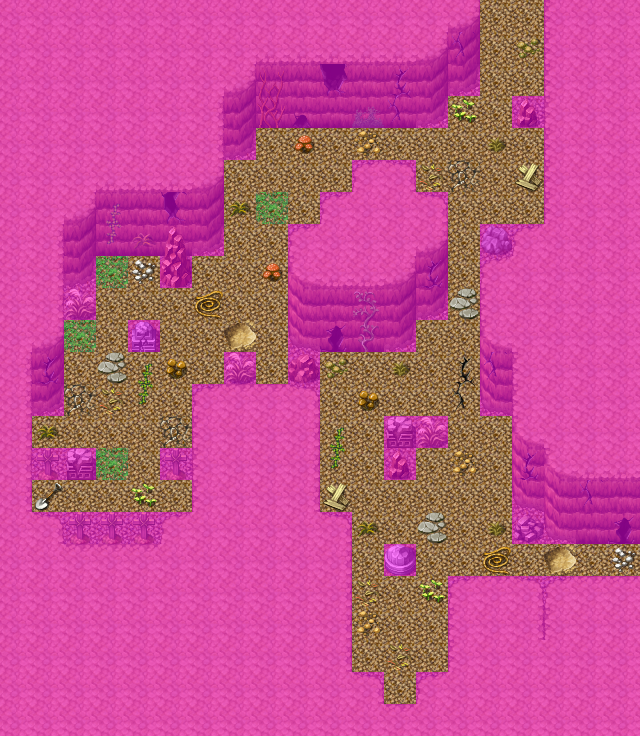

Below is a game level as drawn by its tile map, then a one-line description and the .tmx that defines it (tile-layer data replaced by summaries):
An orthogonal 20x23 tile map with 32x32 px tiles, 3 tile layers (Ground, Objects, Walkable), 1 hidden layer not drawn, 40 tilesets and 11 objects (9x spawn, 2x mapchange).

<map version="1.0" orientation="orthogonal" width="20" height="23" tilewidth="32" tileheight="32">
 <tileset firstgid="1" name="map_bed_1" tilewidth="32" tileheight="32">
  <image source="../drawable/map_bed_1.png" width="512" height="256" />
 </tileset>
 <tileset firstgid="129" name="map_border_1" tilewidth="32" tileheight="32">
  <image source="../drawable/map_border_1.png" width="512" height="256" />
 </tileset>
 <tileset firstgid="257" name="map_bridge_1" tilewidth="32" tileheight="32">
  <image source="../drawable/map_bridge_1.png" width="512" height="256" />
 </tileset>
 <tileset firstgid="385" name="map_broken_1" tilewidth="32" tileheight="32">
  <image source="../drawable/map_broken_1.png" width="512" height="256" />
 </tileset>
 <tileset firstgid="513" name="map_cavewall_1" tilewidth="32" tileheight="32">
  <image source="../drawable/map_cavewall_1.png" width="576" height="192" />
 </tileset>
 <tileset firstgid="621" name="map_cavewall_2" tilewidth="32" tileheight="32">
  <image source="../drawable/map_cavewall_2.png" width="576" height="192" />
 </tileset>
 <tileset firstgid="729" name="map_cavewall_3" tilewidth="32" tileheight="32">
  <image source="../drawable/map_cavewall_3.png" width="576" height="192" />
 </tileset>
 <tileset firstgid="837" name="map_chair_table_1" tilewidth="32" tileheight="32">
  <image source="../drawable/map_chair_table_1.png" width="512" height="256" />
 </tileset>
 <tileset firstgid="965" name="map_crate_1" tilewidth="32" tileheight="32">
  <image source="../drawable/map_crate_1.png" width="512" height="256" />
 </tileset>
 <tileset firstgid="1093" name="map_cupboard_1" tilewidth="32" tileheight="32">
  <image source="../drawable/map_cupboard_1.png" width="512" height="256" />
 </tileset>
 <tileset firstgid="1221" name="map_curtain_1" tilewidth="32" tileheight="32">
  <image source="../drawable/map_curtain_1.png" width="512" height="256" />
 </tileset>
 <tileset firstgid="1349" name="map_entrance_1" tilewidth="32" tileheight="32">
  <image source="../drawable/map_entrance_1.png" width="512" height="256" />
 </tileset>
 <tileset firstgid="1477" name="map_fence_1" tilewidth="32" tileheight="32">
  <image source="../drawable/map_fence_1.png" width="512" height="256" />
 </tileset>
 <tileset firstgid="1605" name="map_fence_2" tilewidth="32" tileheight="32">
  <image source="../drawable/map_fence_2.png" width="512" height="256" />
 </tileset>
 <tileset firstgid="1733" name="map_ground_1" tilewidth="32" tileheight="32">
  <image source="../drawable/map_ground_1.png" width="512" height="256" />
 </tileset>
 <tileset firstgid="1861" name="map_ground_2" tilewidth="32" tileheight="32">
  <image source="../drawable/map_ground_2.png" width="512" height="256" />
 </tileset>
 <tileset firstgid="1989" name="map_ground_3" tilewidth="32" tileheight="32">
  <image source="../drawable/map_ground_3.png" width="512" height="256" />
 </tileset>
 <tileset firstgid="2117" name="map_ground_4" tilewidth="32" tileheight="32">
  <image source="../drawable/map_ground_4.png" width="512" height="256" />
 </tileset>
 <tileset firstgid="2245" name="map_ground_5" tilewidth="32" tileheight="32">
  <image source="../drawable/map_ground_5.png" width="512" height="256" />
 </tileset>
 <tileset firstgid="2373" name="map_ground_6" tilewidth="32" tileheight="32">
  <image source="../drawable/map_ground_6.png" width="512" height="256" />
 </tileset>
 <tileset firstgid="2501" name="map_ground_7" tilewidth="32" tileheight="32">
  <image source="../drawable/map_ground_7.png" width="512" height="256" />
 </tileset>
 <tileset firstgid="2629" name="map_ground_8" tilewidth="32" tileheight="32">
  <image source="../drawable/map_ground_8.png" width="512" height="256" />
 </tileset>
 <tileset firstgid="2757" name="map_indoor_1" tilewidth="32" tileheight="32">
  <image source="../drawable/map_indoor_1.png" width="512" height="256" />
 </tileset>
 <tileset firstgid="2885" name="map_kitchen_1" tilewidth="32" tileheight="32">
  <image source="../drawable/map_kitchen_1.png" width="512" height="256" />
 </tileset>
 <tileset firstgid="3013" name="map_outdoor_1" tilewidth="32" tileheight="32">
  <image source="../drawable/map_outdoor_1.png" width="512" height="256" />
 </tileset>
 <tileset firstgid="3141" name="map_pillar_1" tilewidth="32" tileheight="32">
  <image source="../drawable/map_pillar_1.png" width="512" height="256" />
 </tileset>
 <tileset firstgid="3269" name="map_plant_1" tilewidth="32" tileheight="32">
  <image source="../drawable/map_plant_1.png" width="512" height="256" />
 </tileset>
 <tileset firstgid="3397" name="map_rock_1" tilewidth="32" tileheight="32">
  <image source="../drawable/map_rock_1.png" width="512" height="256" />
 </tileset>
 <tileset firstgid="3525" name="map_roof_1" tilewidth="32" tileheight="32">
  <image source="../drawable/map_roof_1.png" width="512" height="256" />
 </tileset>
 <tileset firstgid="3653" name="map_roof_2" tilewidth="32" tileheight="32">
  <image source="../drawable/map_roof_2.png" width="512" height="256" />
 </tileset>
 <tileset firstgid="3781" name="map_shop_1" tilewidth="32" tileheight="32">
  <image source="../drawable/map_shop_1.png" width="512" height="256" />
 </tileset>
 <tileset firstgid="3909" name="map_sign_ladder_1" tilewidth="32" tileheight="32">
  <image source="../drawable/map_sign_ladder_1.png" width="512" height="256" />
 </tileset>
 <tileset firstgid="4037" name="map_table_1" tilewidth="32" tileheight="32">
  <image source="../drawable/map_table_1.png" width="512" height="256" />
 </tileset>
 <tileset firstgid="4165" name="map_trail_1" tilewidth="32" tileheight="32">
  <image source="../drawable/map_trail_1.png" width="512" height="256" />
 </tileset>
 <tileset firstgid="4293" name="map_tree_1" tilewidth="32" tileheight="32">
  <image source="../drawable/map_tree_1.png" width="512" height="256" />
 </tileset>
 <tileset firstgid="4421" name="map_wall_1" tilewidth="32" tileheight="32">
  <image source="../drawable/map_wall_1.png" width="512" height="256" />
 </tileset>
 <tileset firstgid="4549" name="map_wall_2" tilewidth="32" tileheight="32">
  <image source="../drawable/map_wall_2.png" width="480" height="256" />
 </tileset>
 <tileset firstgid="4669" name="map_wall_3" tilewidth="32" tileheight="32">
  <image source="../drawable/map_wall_3.png" width="480" height="256" />
 </tileset>
 <tileset firstgid="4789" name="map_window_1" tilewidth="32" tileheight="32">
  <image source="../drawable/map_window_1.png" width="512" height="256" />
 </tileset>
 <tileset firstgid="4917" name="map_window_2" tilewidth="32" tileheight="32">
  <image source="../drawable/map_window_2.png" width="512" height="256" />
 </tileset>
 <layer name="Ground" width="20" height="23">
  <data>[460 cells, 460 non-empty, 12 distinct tile ids]</data>
 </layer>
 <layer name="Objects" width="20" height="23">
  <data>[460 cells, 116 non-empty, 44 distinct tile ids]</data>
 </layer>
 <layer name="Above" width="20" height="23" visible="0">
  <data>[460 cells, 460 non-empty, 1 distinct tile ids]</data>
 </layer>
 <layer name="Walkable" width="20" height="23">
  <data>[460 cells, 335 non-empty, 1 distinct tile ids]</data>
 </layer>
 <objectgroup name="Mapevents" width="20" height="23">
  <object name="north" type="mapchange" x="480" y="0" width="64" height="32">
   <properties>
    <property name="map" value="lodarcave5" />
    <property name="place" value="south" />
   </properties>
  </object>
  </objectgroup>
 <objectgroup name="Spawn" width="20" height="23">
  <!-- 7 objects omitted --></objectgroup>
 <objectgroup name="Spawn_bats" width="20" height="23" visible="0">
  <!-- 2 objects omitted --></objectgroup>
 <objectgroup name="Keys" width="20" height="23" />
</map>
<!-- 10 of 11 objects omitted -->
